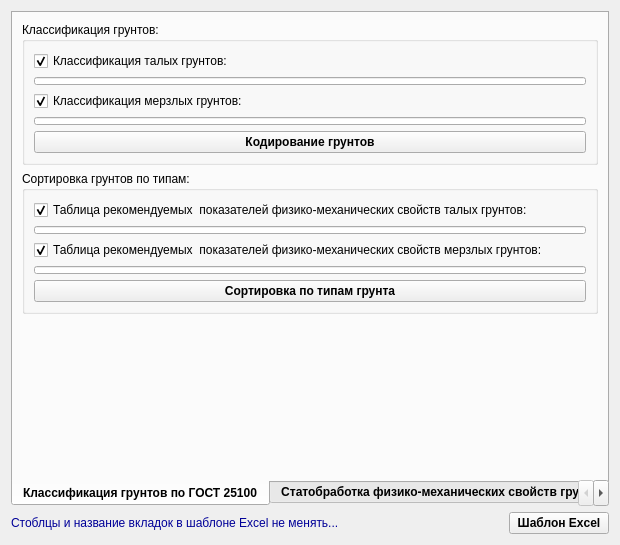
<?xml version="1.0" encoding="UTF-8"?>
<ui version="4.0">
 <class>Form</class>
 <widget class="QWidget" name="Form">
  <property name="geometry">
   <rect>
    <x>0</x>
    <y>0</y>
    <width>620</width>
    <height>545</height>
   </rect>
  </property>
  <property name="minimumSize">
   <size>
    <width>620</width>
    <height>545</height>
   </size>
  </property>
  <property name="maximumSize">
   <size>
    <width>620</width>
    <height>545</height>
   </size>
  </property>
  <property name="sizeIncrement">
   <size>
    <width>0</width>
    <height>0</height>
   </size>
  </property>
  <property name="windowTitle">
   <string>Form</string>
  </property>
  <property name="windowIcon">
   <iconset>
    <normaloff>logo.ico</normaloff>logo.ico</iconset>
  </property>
  <property name="styleSheet">
   <string notr="true">QProgressBar::chunk {
	background-color: rgb(100, 150, 150);
    margin: 2px;
}</string>
  </property>
  <layout class="QGridLayout" name="gridLayout">
   <item row="0" column="0" colspan="2">
    <widget class="QTabWidget" name="tabWidget">
     <property name="minimumSize">
      <size>
       <width>0</width>
       <height>0</height>
      </size>
     </property>
     <property name="font">
      <font>
       <weight>75</weight>
       <bold>true</bold>
      </font>
     </property>
     <property name="tabPosition">
      <enum>QTabWidget::South</enum>
     </property>
     <property name="tabShape">
      <enum>QTabWidget::Rounded</enum>
     </property>
     <property name="currentIndex">
      <number>0</number>
     </property>
     <widget class="QWidget" name="tab">
      <attribute name="title">
       <string>Классификация грунтов по ГОСТ 25100</string>
      </attribute>
      <layout class="QGridLayout" name="gridLayout_5">
       <item row="0" column="0">
        <widget class="QGroupBox" name="groupBox">
         <property name="font">
          <font>
           <pointsize>9</pointsize>
           <weight>50</weight>
           <bold>false</bold>
           <underline>false</underline>
          </font>
         </property>
         <property name="title">
          <string>Классификация грунтов:</string>
         </property>
         <layout class="QGridLayout" name="gridLayout_4">
          <item row="0" column="0">
           <widget class="QCheckBox" name="checkBox_1">
            <property name="text">
             <string>Классификация талых грунтов:</string>
            </property>
            <property name="checked">
             <bool>true</bool>
            </property>
           </widget>
          </item>
          <item row="1" column="0">
           <widget class="QProgressBar" name="progressBar_12">
            <property name="minimumSize">
             <size>
              <width>0</width>
              <height>8</height>
             </size>
            </property>
            <property name="maximumSize">
             <size>
              <width>16777215</width>
              <height>8</height>
             </size>
            </property>
            <property name="styleSheet">
             <string notr="true">QProgressBar::chunk {
	background-color: rgb(100, 150, 150);
    margin: 2px;
}</string>
            </property>
            <property name="minimum">
             <number>0</number>
            </property>
            <property name="maximum">
             <number>100</number>
            </property>
            <property name="value">
             <number>0</number>
            </property>
            <property name="alignment">
             <set>Qt::AlignCenter</set>
            </property>
            <property name="textVisible">
             <bool>false</bool>
            </property>
            <property name="textDirection">
             <enum>QProgressBar::TopToBottom</enum>
            </property>
           </widget>
          </item>
          <item row="2" column="0">
           <widget class="QCheckBox" name="checkBox_2">
            <property name="text">
             <string>Классификация мерзлых грунтов:</string>
            </property>
            <property name="checked">
             <bool>true</bool>
            </property>
           </widget>
          </item>
          <item row="3" column="0">
           <widget class="QProgressBar" name="progressBar_13">
            <property name="minimumSize">
             <size>
              <width>0</width>
              <height>8</height>
             </size>
            </property>
            <property name="maximumSize">
             <size>
              <width>16777215</width>
              <height>8</height>
             </size>
            </property>
            <property name="styleSheet">
             <string notr="true">QProgressBar::chunk {
	background-color: rgb(100, 150, 150);
    margin: 2px;
}</string>
            </property>
            <property name="minimum">
             <number>0</number>
            </property>
            <property name="maximum">
             <number>100</number>
            </property>
            <property name="value">
             <number>0</number>
            </property>
            <property name="alignment">
             <set>Qt::AlignCenter</set>
            </property>
            <property name="textVisible">
             <bool>false</bool>
            </property>
            <property name="textDirection">
             <enum>QProgressBar::TopToBottom</enum>
            </property>
           </widget>
          </item>
          <item row="4" column="0">
           <widget class="QPushButton" name="pushButton_3">
            <property name="minimumSize">
             <size>
              <width>0</width>
              <height>22</height>
             </size>
            </property>
            <property name="maximumSize">
             <size>
              <width>16777215</width>
              <height>22</height>
             </size>
            </property>
            <property name="font">
             <font>
              <pointsize>9</pointsize>
              <weight>75</weight>
              <bold>true</bold>
             </font>
            </property>
            <property name="text">
             <string>Кодирование грунтов</string>
            </property>
            <property name="shortcut">
             <string>Return</string>
            </property>
           </widget>
          </item>
         </layout>
        </widget>
       </item>
       <item row="2" column="0">
        <spacer name="verticalSpacer">
         <property name="orientation">
          <enum>Qt::Vertical</enum>
         </property>
         <property name="sizeHint" stdset="0">
          <size>
           <width>20</width>
           <height>40</height>
          </size>
         </property>
        </spacer>
       </item>
       <item row="1" column="0">
        <widget class="QGroupBox" name="groupBox_2">
         <property name="font">
          <font>
           <pointsize>9</pointsize>
           <weight>50</weight>
           <bold>false</bold>
           <underline>false</underline>
          </font>
         </property>
         <property name="title">
          <string>Сортировка грунтов по типам:</string>
         </property>
         <layout class="QGridLayout" name="gridLayout_3">
          <item row="0" column="0">
           <widget class="QCheckBox" name="checkBox_3">
            <property name="text">
             <string>Таблица рекомендуемых  показателей физико-механических свойств талых грунтов:</string>
            </property>
            <property name="checked">
             <bool>true</bool>
            </property>
           </widget>
          </item>
          <item row="1" column="0">
           <widget class="QProgressBar" name="progressBar_14">
            <property name="minimumSize">
             <size>
              <width>0</width>
              <height>8</height>
             </size>
            </property>
            <property name="maximumSize">
             <size>
              <width>16777215</width>
              <height>8</height>
             </size>
            </property>
            <property name="styleSheet">
             <string notr="true">QProgressBar::chunk {
	background-color: rgb(100, 150, 150);
    margin: 2px;
}</string>
            </property>
            <property name="minimum">
             <number>0</number>
            </property>
            <property name="maximum">
             <number>100</number>
            </property>
            <property name="value">
             <number>0</number>
            </property>
            <property name="alignment">
             <set>Qt::AlignCenter</set>
            </property>
            <property name="textVisible">
             <bool>false</bool>
            </property>
            <property name="textDirection">
             <enum>QProgressBar::TopToBottom</enum>
            </property>
           </widget>
          </item>
          <item row="2" column="0">
           <widget class="QCheckBox" name="checkBox_4">
            <property name="text">
             <string>Таблица рекомендуемых  показателей физико-механических свойств мерзлых грунтов:</string>
            </property>
            <property name="checked">
             <bool>true</bool>
            </property>
           </widget>
          </item>
          <item row="3" column="0">
           <widget class="QProgressBar" name="progressBar_15">
            <property name="minimumSize">
             <size>
              <width>0</width>
              <height>8</height>
             </size>
            </property>
            <property name="maximumSize">
             <size>
              <width>16777215</width>
              <height>8</height>
             </size>
            </property>
            <property name="styleSheet">
             <string notr="true">QProgressBar::chunk {
	background-color: rgb(100, 150, 150);
    margin: 2px;
}</string>
            </property>
            <property name="minimum">
             <number>0</number>
            </property>
            <property name="maximum">
             <number>100</number>
            </property>
            <property name="value">
             <number>0</number>
            </property>
            <property name="alignment">
             <set>Qt::AlignCenter</set>
            </property>
            <property name="textVisible">
             <bool>false</bool>
            </property>
            <property name="textDirection">
             <enum>QProgressBar::TopToBottom</enum>
            </property>
           </widget>
          </item>
          <item row="4" column="0">
           <widget class="QPushButton" name="pushButton_4">
            <property name="minimumSize">
             <size>
              <width>0</width>
              <height>22</height>
             </size>
            </property>
            <property name="maximumSize">
             <size>
              <width>16777215</width>
              <height>22</height>
             </size>
            </property>
            <property name="font">
             <font>
              <pointsize>9</pointsize>
              <weight>75</weight>
              <bold>true</bold>
             </font>
            </property>
            <property name="text">
             <string>Сортировка по типам грунта</string>
            </property>
            <property name="shortcut">
             <string>Return</string>
            </property>
           </widget>
          </item>
         </layout>
        </widget>
       </item>
      </layout>
     </widget>
     <widget class="QWidget" name="tab_2">
      <attribute name="title">
       <string>Статобработка физико-механических свойств грунтов</string>
      </attribute>
      <layout class="QGridLayout" name="gridLayout_2">
       <item row="4" column="0">
        <widget class="QLabel" name="label_3">
         <property name="minimumSize">
          <size>
           <width>0</width>
           <height>16</height>
          </size>
         </property>
         <property name="maximumSize">
          <size>
           <width>16777215</width>
           <height>16</height>
          </size>
         </property>
         <property name="font">
          <font>
           <pointsize>9</pointsize>
          </font>
         </property>
         <property name="text">
          <string>Таблица 8.2 – Физико-механические свойства талых грунтов:</string>
         </property>
         <property name="wordWrap">
          <bool>true</bool>
         </property>
        </widget>
       </item>
       <item row="3" column="0">
        <widget class="QProgressBar" name="progressBar_2">
         <property name="minimumSize">
          <size>
           <width>0</width>
           <height>8</height>
          </size>
         </property>
         <property name="maximumSize">
          <size>
           <width>16777215</width>
           <height>8</height>
          </size>
         </property>
         <property name="styleSheet">
          <string notr="true">QProgressBar::chunk {
	background-color: rgb(100, 150, 150);
    margin: 2px;
}</string>
         </property>
         <property name="minimum">
          <number>0</number>
         </property>
         <property name="maximum">
          <number>100</number>
         </property>
         <property name="value">
          <number>0</number>
         </property>
         <property name="alignment">
          <set>Qt::AlignCenter</set>
         </property>
         <property name="textVisible">
          <bool>false</bool>
         </property>
         <property name="textDirection">
          <enum>QProgressBar::TopToBottom</enum>
         </property>
        </widget>
       </item>
       <item row="17" column="0">
        <widget class="QProgressBar" name="progressBar_9">
         <property name="minimumSize">
          <size>
           <width>0</width>
           <height>8</height>
          </size>
         </property>
         <property name="maximumSize">
          <size>
           <width>16777215</width>
           <height>8</height>
          </size>
         </property>
         <property name="styleSheet">
          <string notr="true">QProgressBar::chunk {
	background-color: rgb(100, 150, 150);
    margin: 2px;
}</string>
         </property>
         <property name="minimum">
          <number>0</number>
         </property>
         <property name="maximum">
          <number>100</number>
         </property>
         <property name="value">
          <number>0</number>
         </property>
         <property name="alignment">
          <set>Qt::AlignCenter</set>
         </property>
         <property name="textVisible">
          <bool>false</bool>
         </property>
         <property name="textDirection">
          <enum>QProgressBar::TopToBottom</enum>
         </property>
        </widget>
       </item>
       <item row="5" column="0">
        <widget class="QProgressBar" name="progressBar_3">
         <property name="minimumSize">
          <size>
           <width>0</width>
           <height>8</height>
          </size>
         </property>
         <property name="maximumSize">
          <size>
           <width>16777215</width>
           <height>8</height>
          </size>
         </property>
         <property name="styleSheet">
          <string notr="true">QProgressBar::chunk {
	background-color: rgb(100, 150, 150);
    margin: 2px;
}</string>
         </property>
         <property name="minimum">
          <number>0</number>
         </property>
         <property name="maximum">
          <number>100</number>
         </property>
         <property name="value">
          <number>0</number>
         </property>
         <property name="alignment">
          <set>Qt::AlignCenter</set>
         </property>
         <property name="textVisible">
          <bool>false</bool>
         </property>
         <property name="textDirection">
          <enum>QProgressBar::TopToBottom</enum>
         </property>
        </widget>
       </item>
       <item row="13" column="0">
        <widget class="QProgressBar" name="progressBar_7">
         <property name="minimumSize">
          <size>
           <width>0</width>
           <height>8</height>
          </size>
         </property>
         <property name="maximumSize">
          <size>
           <width>16777215</width>
           <height>8</height>
          </size>
         </property>
         <property name="styleSheet">
          <string notr="true">QProgressBar::chunk {
	background-color: rgb(100, 150, 150);
    margin: 2px;
}</string>
         </property>
         <property name="minimum">
          <number>0</number>
         </property>
         <property name="maximum">
          <number>100</number>
         </property>
         <property name="value">
          <number>0</number>
         </property>
         <property name="alignment">
          <set>Qt::AlignCenter</set>
         </property>
         <property name="textVisible">
          <bool>false</bool>
         </property>
         <property name="textDirection">
          <enum>QProgressBar::TopToBottom</enum>
         </property>
        </widget>
       </item>
       <item row="9" column="0">
        <widget class="QProgressBar" name="progressBar_5">
         <property name="minimumSize">
          <size>
           <width>0</width>
           <height>8</height>
          </size>
         </property>
         <property name="maximumSize">
          <size>
           <width>16777215</width>
           <height>8</height>
          </size>
         </property>
         <property name="styleSheet">
          <string notr="true">QProgressBar::chunk {
	background-color: rgb(100, 150, 150);
    margin: 2px;
}</string>
         </property>
         <property name="minimum">
          <number>0</number>
         </property>
         <property name="maximum">
          <number>100</number>
         </property>
         <property name="value">
          <number>0</number>
         </property>
         <property name="alignment">
          <set>Qt::AlignCenter</set>
         </property>
         <property name="textVisible">
          <bool>false</bool>
         </property>
         <property name="textDirection">
          <enum>QProgressBar::TopToBottom</enum>
         </property>
        </widget>
       </item>
       <item row="1" column="0">
        <widget class="QProgressBar" name="progressBar_1">
         <property name="minimumSize">
          <size>
           <width>0</width>
           <height>8</height>
          </size>
         </property>
         <property name="maximumSize">
          <size>
           <width>16777215</width>
           <height>8</height>
          </size>
         </property>
         <property name="styleSheet">
          <string notr="true">QProgressBar::chunk {
	background-color: rgb(100, 150, 150);
    margin: 2px;
}</string>
         </property>
         <property name="minimum">
          <number>0</number>
         </property>
         <property name="maximum">
          <number>100</number>
         </property>
         <property name="value">
          <number>0</number>
         </property>
         <property name="alignment">
          <set>Qt::AlignCenter</set>
         </property>
         <property name="textVisible">
          <bool>false</bool>
         </property>
         <property name="textDirection">
          <enum>QProgressBar::TopToBottom</enum>
         </property>
        </widget>
       </item>
       <item row="0" column="0">
        <widget class="QLabel" name="label">
         <property name="minimumSize">
          <size>
           <width>0</width>
           <height>33</height>
          </size>
         </property>
         <property name="maximumSize">
          <size>
           <width>16777215</width>
           <height>33</height>
          </size>
         </property>
         <property name="font">
          <font>
           <pointsize>9</pointsize>
          </font>
         </property>
         <property name="text">
          <string>Сводная таблица рекомендуемых нормативных и расчетных значений показателей физико-механических свойств талых грунтов:</string>
         </property>
         <property name="wordWrap">
          <bool>true</bool>
         </property>
        </widget>
       </item>
       <item row="6" column="0">
        <widget class="QLabel" name="label_4">
         <property name="minimumSize">
          <size>
           <width>0</width>
           <height>16</height>
          </size>
         </property>
         <property name="maximumSize">
          <size>
           <width>16777215</width>
           <height>16</height>
          </size>
         </property>
         <property name="font">
          <font>
           <pointsize>9</pointsize>
          </font>
         </property>
         <property name="text">
          <string>Таблица 8.3 – Сопоставление механических свойств талых грунтов:</string>
         </property>
         <property name="wordWrap">
          <bool>true</bool>
         </property>
        </widget>
       </item>
       <item row="21" column="0">
        <widget class="QProgressBar" name="progressBar_11">
         <property name="minimumSize">
          <size>
           <width>0</width>
           <height>8</height>
          </size>
         </property>
         <property name="maximumSize">
          <size>
           <width>16777215</width>
           <height>8</height>
          </size>
         </property>
         <property name="styleSheet">
          <string notr="true">QProgressBar::chunk {
	background-color: rgb(100, 150, 150);
    margin: 2px;
}</string>
         </property>
         <property name="minimum">
          <number>0</number>
         </property>
         <property name="maximum">
          <number>100</number>
         </property>
         <property name="value">
          <number>0</number>
         </property>
         <property name="alignment">
          <set>Qt::AlignCenter</set>
         </property>
         <property name="textVisible">
          <bool>false</bool>
         </property>
         <property name="textDirection">
          <enum>QProgressBar::TopToBottom</enum>
         </property>
        </widget>
       </item>
       <item row="19" column="0">
        <widget class="QProgressBar" name="progressBar_10">
         <property name="minimumSize">
          <size>
           <width>0</width>
           <height>8</height>
          </size>
         </property>
         <property name="maximumSize">
          <size>
           <width>16777215</width>
           <height>8</height>
          </size>
         </property>
         <property name="styleSheet">
          <string notr="true">QProgressBar::chunk {
	background-color: rgb(100, 150, 150);
    margin: 2px;
}</string>
         </property>
         <property name="minimum">
          <number>0</number>
         </property>
         <property name="maximum">
          <number>100</number>
         </property>
         <property name="value">
          <number>0</number>
         </property>
         <property name="alignment">
          <set>Qt::AlignCenter</set>
         </property>
         <property name="textVisible">
          <bool>false</bool>
         </property>
         <property name="textDirection">
          <enum>QProgressBar::TopToBottom</enum>
         </property>
        </widget>
       </item>
       <item row="8" column="0">
        <widget class="QLabel" name="label_5">
         <property name="minimumSize">
          <size>
           <width>0</width>
           <height>16</height>
          </size>
         </property>
         <property name="maximumSize">
          <size>
           <width>16777215</width>
           <height>16</height>
          </size>
         </property>
         <property name="font">
          <font>
           <pointsize>9</pointsize>
          </font>
         </property>
         <property name="text">
          <string>Таблица 8.4 - Расчетные значения физико-механических свойств талых грунтов</string>
         </property>
         <property name="wordWrap">
          <bool>true</bool>
         </property>
        </widget>
       </item>
       <item row="18" column="0">
        <widget class="QLabel" name="label_10">
         <property name="minimumSize">
          <size>
           <width>0</width>
           <height>16</height>
          </size>
         </property>
         <property name="maximumSize">
          <size>
           <width>16777215</width>
           <height>16</height>
          </size>
         </property>
         <property name="font">
          <font>
           <pointsize>9</pointsize>
          </font>
         </property>
         <property name="text">
          <string>Таблица 8.10 – Гранулометрический состав грунтов</string>
         </property>
         <property name="wordWrap">
          <bool>true</bool>
         </property>
        </widget>
       </item>
       <item row="11" column="0">
        <widget class="QProgressBar" name="progressBar_6">
         <property name="minimumSize">
          <size>
           <width>0</width>
           <height>8</height>
          </size>
         </property>
         <property name="maximumSize">
          <size>
           <width>16777215</width>
           <height>8</height>
          </size>
         </property>
         <property name="styleSheet">
          <string notr="true">QProgressBar::chunk {
	background-color: rgb(100, 150, 150);
    margin: 2px;
}</string>
         </property>
         <property name="minimum">
          <number>0</number>
         </property>
         <property name="maximum">
          <number>100</number>
         </property>
         <property name="value">
          <number>0</number>
         </property>
         <property name="alignment">
          <set>Qt::AlignCenter</set>
         </property>
         <property name="textVisible">
          <bool>false</bool>
         </property>
         <property name="textDirection">
          <enum>QProgressBar::TopToBottom</enum>
         </property>
        </widget>
       </item>
       <item row="14" column="0">
        <widget class="QLabel" name="label_8">
         <property name="minimumSize">
          <size>
           <width>0</width>
           <height>16</height>
          </size>
         </property>
         <property name="maximumSize">
          <size>
           <width>16777215</width>
           <height>16</height>
          </size>
         </property>
         <property name="font">
          <font>
           <pointsize>9</pointsize>
          </font>
         </property>
         <property name="text">
          <string>Таблица 8.7 - Механические свойства мерзлых грунтов</string>
         </property>
         <property name="wordWrap">
          <bool>true</bool>
         </property>
        </widget>
       </item>
       <item row="7" column="0">
        <widget class="QProgressBar" name="progressBar_4">
         <property name="minimumSize">
          <size>
           <width>0</width>
           <height>8</height>
          </size>
         </property>
         <property name="maximumSize">
          <size>
           <width>16777215</width>
           <height>8</height>
          </size>
         </property>
         <property name="styleSheet">
          <string notr="true">QProgressBar::chunk {
	background-color: rgb(100, 150, 150);
    margin: 2px;
}</string>
         </property>
         <property name="minimum">
          <number>0</number>
         </property>
         <property name="maximum">
          <number>100</number>
         </property>
         <property name="value">
          <number>0</number>
         </property>
         <property name="alignment">
          <set>Qt::AlignCenter</set>
         </property>
         <property name="textVisible">
          <bool>false</bool>
         </property>
         <property name="textDirection">
          <enum>QProgressBar::TopToBottom</enum>
         </property>
        </widget>
       </item>
       <item row="16" column="0">
        <widget class="QLabel" name="label_9">
         <property name="minimumSize">
          <size>
           <width>0</width>
           <height>16</height>
          </size>
         </property>
         <property name="maximumSize">
          <size>
           <width>16777215</width>
           <height>16</height>
          </size>
         </property>
         <property name="font">
          <font>
           <pointsize>9</pointsize>
          </font>
         </property>
         <property name="text">
          <string>Таблица 8.8 - Теплофизические свойства грунтов</string>
         </property>
         <property name="wordWrap">
          <bool>true</bool>
         </property>
        </widget>
       </item>
       <item row="20" column="0">
        <widget class="QLabel" name="label_11">
         <property name="minimumSize">
          <size>
           <width>0</width>
           <height>16</height>
          </size>
         </property>
         <property name="maximumSize">
          <size>
           <width>16777215</width>
           <height>16</height>
          </size>
         </property>
         <property name="font">
          <font>
           <pointsize>9</pointsize>
          </font>
         </property>
         <property name="text">
          <string>Классификация грунтов по просадочности при оттаивании грунта</string>
         </property>
         <property name="wordWrap">
          <bool>true</bool>
         </property>
        </widget>
       </item>
       <item row="2" column="0">
        <widget class="QLabel" name="label_2">
         <property name="sizePolicy">
          <sizepolicy hsizetype="Preferred" vsizetype="Fixed">
           <horstretch>0</horstretch>
           <verstretch>0</verstretch>
          </sizepolicy>
         </property>
         <property name="minimumSize">
          <size>
           <width>0</width>
           <height>33</height>
          </size>
         </property>
         <property name="maximumSize">
          <size>
           <width>16777215</width>
           <height>33</height>
          </size>
         </property>
         <property name="font">
          <font>
           <pointsize>9</pointsize>
          </font>
         </property>
         <property name="text">
          <string>Сводная таблица рекомендуемых нормативных и расчетных значений показателей физико-механических свойств мерзлых грунтов:</string>
         </property>
         <property name="wordWrap">
          <bool>true</bool>
         </property>
        </widget>
       </item>
       <item row="12" column="0">
        <widget class="QLabel" name="label_7">
         <property name="minimumSize">
          <size>
           <width>0</width>
           <height>16</height>
          </size>
         </property>
         <property name="maximumSize">
          <size>
           <width>16777215</width>
           <height>16</height>
          </size>
         </property>
         <property name="font">
          <font>
           <pointsize>9</pointsize>
          </font>
         </property>
         <property name="text">
          <string>Таблица 8.6 – Физические свойства мерзлых грунтов</string>
         </property>
         <property name="wordWrap">
          <bool>true</bool>
         </property>
        </widget>
       </item>
       <item row="10" column="0">
        <widget class="QLabel" name="label_6">
         <property name="minimumSize">
          <size>
           <width>0</width>
           <height>16</height>
          </size>
         </property>
         <property name="maximumSize">
          <size>
           <width>16777215</width>
           <height>16</height>
          </size>
         </property>
         <property name="font">
          <font>
           <pointsize>9</pointsize>
          </font>
         </property>
         <property name="text">
          <string>Таблица 8.5 – Физико-механические свойства торфов</string>
         </property>
         <property name="wordWrap">
          <bool>true</bool>
         </property>
        </widget>
       </item>
       <item row="15" column="0">
        <widget class="QProgressBar" name="progressBar_8">
         <property name="minimumSize">
          <size>
           <width>0</width>
           <height>8</height>
          </size>
         </property>
         <property name="maximumSize">
          <size>
           <width>16777215</width>
           <height>8</height>
          </size>
         </property>
         <property name="styleSheet">
          <string notr="true">QProgressBar::chunk {
	background-color: rgb(100, 150, 150);
    margin: 2px;
}</string>
         </property>
         <property name="minimum">
          <number>0</number>
         </property>
         <property name="maximum">
          <number>100</number>
         </property>
         <property name="value">
          <number>0</number>
         </property>
         <property name="alignment">
          <set>Qt::AlignCenter</set>
         </property>
         <property name="textVisible">
          <bool>false</bool>
         </property>
         <property name="textDirection">
          <enum>QProgressBar::TopToBottom</enum>
         </property>
        </widget>
       </item>
       <item row="22" column="0">
        <widget class="QPushButton" name="pushButton">
         <property name="minimumSize">
          <size>
           <width>0</width>
           <height>22</height>
          </size>
         </property>
         <property name="maximumSize">
          <size>
           <width>16777215</width>
           <height>22</height>
          </size>
         </property>
         <property name="font">
          <font>
           <pointsize>9</pointsize>
           <weight>75</weight>
           <bold>true</bold>
          </font>
         </property>
         <property name="text">
          <string>Формирование таблиц статической обработки</string>
         </property>
         <property name="shortcut">
          <string>Return</string>
         </property>
        </widget>
       </item>
      </layout>
     </widget>
    </widget>
   </item>
   <item row="2" column="0">
    <widget class="QLabel" name="label_12">
     <property name="minimumSize">
      <size>
       <width>0</width>
       <height>16</height>
      </size>
     </property>
     <property name="maximumSize">
      <size>
       <width>16777215</width>
       <height>16</height>
      </size>
     </property>
     <property name="font">
      <font>
       <pointsize>9</pointsize>
      </font>
     </property>
     <property name="layoutDirection">
      <enum>Qt::LeftToRight</enum>
     </property>
     <property name="styleSheet">
      <string notr="true">color: rgb(0, 0, 152);</string>
     </property>
     <property name="text">
      <string>Стоблцы и название вкладок в шаблоне Excel не менять...</string>
     </property>
     <property name="textFormat">
      <enum>Qt::AutoText</enum>
     </property>
     <property name="alignment">
      <set>Qt::AlignLeading|Qt::AlignLeft|Qt::AlignVCenter</set>
     </property>
     <property name="wordWrap">
      <bool>true</bool>
     </property>
    </widget>
   </item>
   <item row="2" column="1">
    <widget class="QPushButton" name="pushButton_2">
     <property name="sizePolicy">
      <sizepolicy hsizetype="Fixed" vsizetype="Fixed">
       <horstretch>0</horstretch>
       <verstretch>0</verstretch>
      </sizepolicy>
     </property>
     <property name="minimumSize">
      <size>
       <width>100</width>
       <height>22</height>
      </size>
     </property>
     <property name="maximumSize">
      <size>
       <width>100</width>
       <height>22</height>
      </size>
     </property>
     <property name="font">
      <font>
       <pointsize>9</pointsize>
       <weight>75</weight>
       <italic>false</italic>
       <bold>true</bold>
       <underline>false</underline>
       <kerning>true</kerning>
      </font>
     </property>
     <property name="text">
      <string>Шаблон Excel</string>
     </property>
    </widget>
   </item>
  </layout>
 </widget>
 <resources/>
 <connections/>
</ui>
